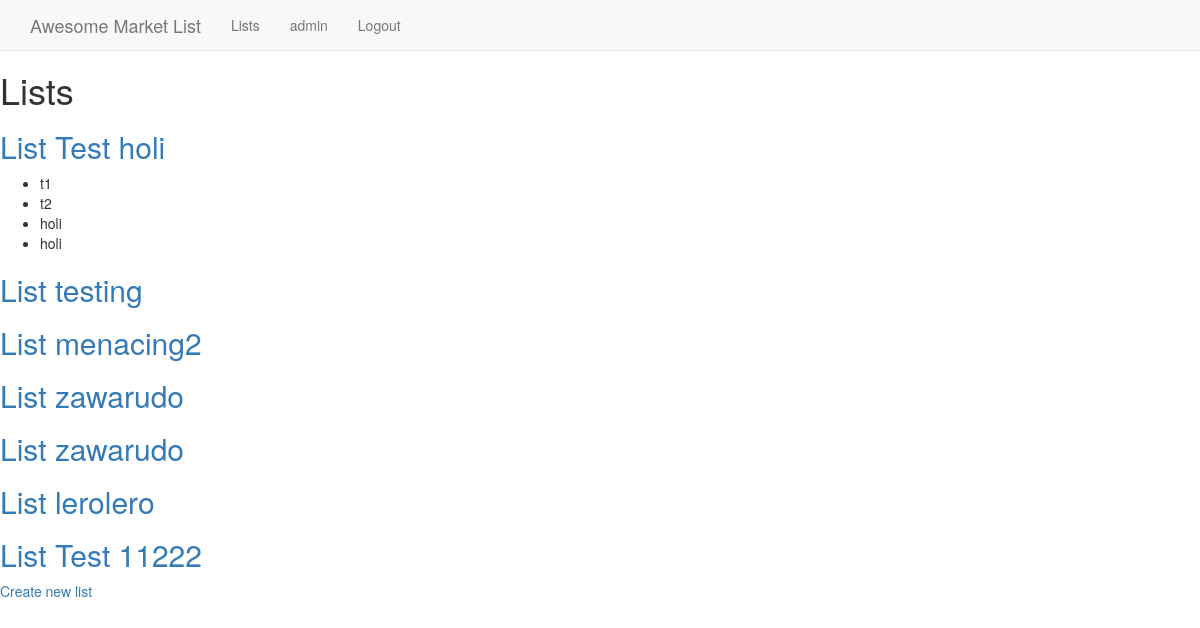
Page /lists/ (signed in) on the earlier database version.
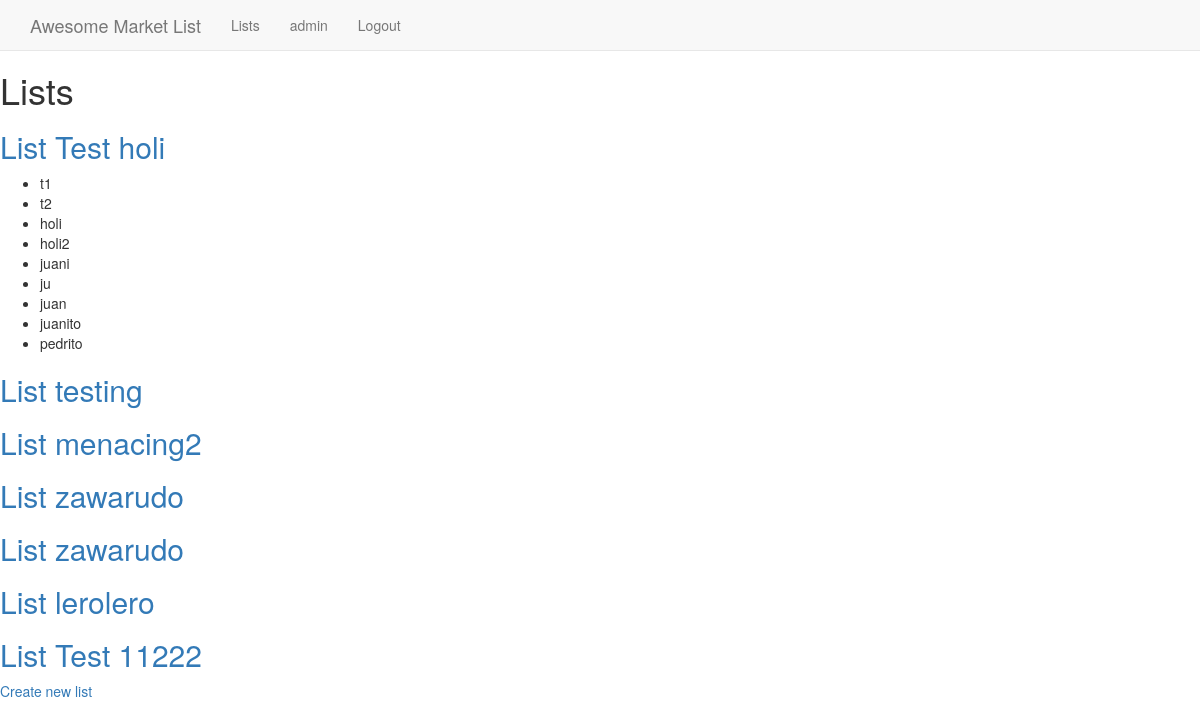
Same page on the later database version.
### lists/models.py (models this page shows, shortened)
class List(models.Model):
    name = models.CharField(max_length=20)
    budget = models.IntegerField(default=0)
    tag = models.ForeignKey(Tag, on_delete=models.CASCADE)
    user = models.ForeignKey(User)

class Item(models.Model):
    name = models.CharField(max_length=20)
    quantity = models.IntegerField(default=0)
    price = models.IntegerField(default=0)
    parent_list = models.ForeignKey(List, on_delete=models.CASCADE)

### lists/views.py (the view)
class IndexView(LoginRequiredMixin, generic.ListView):
    template_name = 'lists/index.html'
    model = List
    login_url = '/login/'
    redirect_field_name = 'redirect_to'

### lists/templates/lists/index.html
{% extends 'base.html' %}
{% block content %}
<h1>Lists</h1>
{% for list in object_list%}
    <a href="{% url 'lists:detail' list.id %}">
        <h2>List {{list.name}}</h2>
    </a>
    <ul>
    {% for item in list.item_set.all%}
        <li>{{item.name}}</li>
    {% endfor %}
    </ul>
{% endfor %}
<a href="{% url 'lists:new_list' %}">Create new list</a>
{% endblock %}

### lists/templates/base.html (shortened to what this page needs)
{% load staticfiles %}
<!DOCTYPE html>
<html lang="en">
<head>
    <link href="https://maxcdn.bootstrapcdn.com/bootstrap/3.3.7/css/bootstrap.min.css" rel="stylesheet">
    <link rel="stylesheet" href="{% static 'css/main.css' %}" type="text/css" />
</head>
<body id="page-top" data-spy="scroll" data-target=".navbar-fixed-top">
    <nav class="navbar navbar-default navbar-fixed-top" role="navigation">
        <div class="container">
            <div class="navbar-header page-scroll">
                <a class="navbar-brand page-scroll" href="#page-top">Awesome Market List</a>
            </div>
            <div class="collapse navbar-collapse navbar-ex1-collapse">
                <ul class="nav navbar-nav">
                    <li>
                        <a class="page-scroll" href="{% url 'lists:index' %}">Lists</a>
                    </li>
                    {% if user.is_authenticated %}
                    <li>
                        <a class="page-scroll" href="/user/">{{user.username}}</a>
                    </li>
                    <li>
                        <a class="page-scroll" href="/logout/">Logout</a>
                    </li>
                    {% else %}
                    <li>
                        <a class="page-scroll" href="/login/">Login</a>
                    </li>
                    {% endif %}
                </ul>
            </div>
        </div>
    </nav>
    <main>
        {% block content %}
        {% endblock %}
    </main>
</body>
</html>

### lists/static/css/main.css (style rules this page uses)
body { padding-top: 50px; }

Differences in the rows shown:
changed Item: name "holi" → "holi2"
added Item: name "juani", shown under List "Test holi"
added Item: name "ju", shown under List "Test holi"
added Item: name "juan", shown under List "Test holi"
added Item: name "juanito", shown under List "Test holi"
added Item: name "pedrito", shown under List "Test holi"
